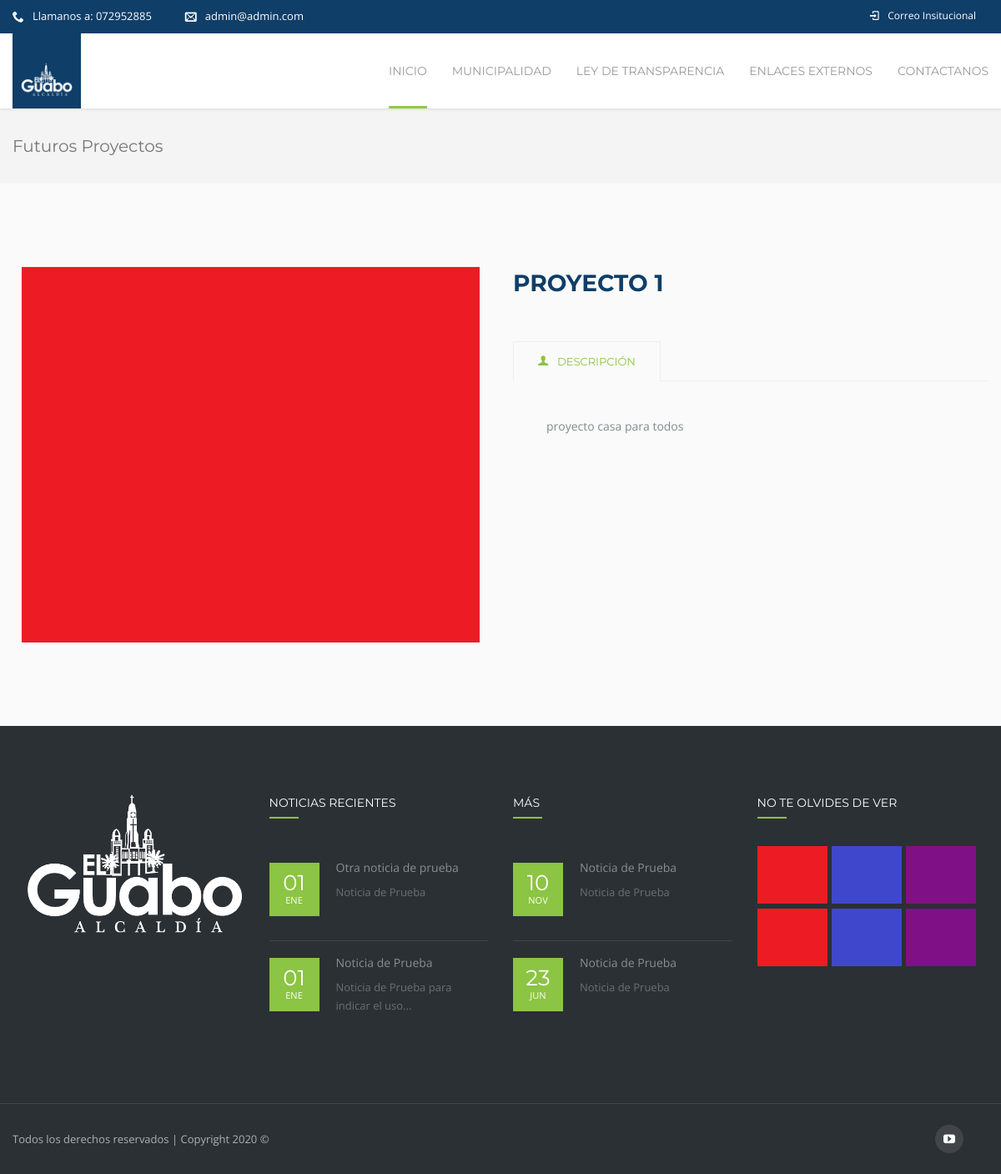
Screenshot of /proyecto/1/ with the database file from the repository.
### Apps/Inicio/models.py (models this page shows)
class Institucion(models.Model):
    nombre= models.CharField(max_length=60)
    logo = models.ImageField(upload_to="logo",null=True,blank=True)
    direccion = models.CharField(max_length=120,null=True,blank=True)
    telefono=models.CharField(max_length=60,null=True,blank=True)
    email = models.EmailField(max_length=150,null=True,blank=True)
    mision =RichTextUploadingField(null=True,blank=True)
    vision= RichTextUploadingField(null=True,blank=True)
    objetivos = RichTextUploadingField(null=True,blank=True)
    facebook=models.CharField(max_length=200,null=True,blank=True)
    twitter=models.CharField(max_length=200,null=True,blank=True)
    google_plus=models.CharField(max_length=200,null=True,blank=True)
    youtube=models.CharField(max_length=200,null=True,blank=True)
    class Meta:
        verbose_name_plural = "1. Institución"

class Proyectos(models.Model):
    imagen = models.ImageField(upload_to='proyectos',help_text="Imagen de 585x480")
    portada =models.ImageField(upload_to='proyectos/portada',null=True,blank=True)
    titulo =models.CharField(max_length=60)
    descripcion =RichTextUploadingField()
    requisitos =RichTextUploadingField(null=True,blank=True)
    fecha_inicio = models.DateField(null=True,blank=True)
    fehca_finalizacion= models.DateField(null=True,blank=True)
    class Meta:
        verbose_name_plural="4. Futuros Proyectos"

class Noticias(models.Model):
    fecha=models.DateTimeField()
    titulo=models.CharField(max_length=200)
    banner = models.ImageField(upload_to="noticias/banner",null=True,blank=True)
    imagen =models.ImageField(upload_to='noticias', help_text="Imagen de 585 x 480")
    descripcion_corta =models.CharField(max_length=160)
    pagina = RichTextUploadingField()
    visitas =models.IntegerField(default=1)
    class Meta:
        verbose_name_plural ="5. Noticias"

### Apps/Inicio/views.py (the view)
# urls.py: path('proyecto/<int:id>/',proyectos_uno),
def proyectos_uno(request,id):
    institucion = Institucion.objects.first()
    contexto = {
        'correo': institucion.email,
        'telefono': institucion.telefono,
        'logo': institucion.logo,
        'institucion':institucion,
        'proyecto':Proyectos.objects.get(id=id),
        'noticias': Noticias.objects.all().order_by('-fecha'),
        'proyectos': Proyectos.objects.all(),
    }
    return render(request,'proyectos.html',contexto)

### templates/proyectos.html (shortened to what this page needs)
{% extends 'home-7.html' %}
{% block contenido %}
           <div class="page-content-wrap">
                <header class="rich-header page-header version1 icon-dark" data-parallax="false" style="">
                    <div class="container nz-clearfix">
                        <h1 style="">Futuros Proyectos</h1>
                    </div>
                </header>
                <div id="nz-content" class='content nz-clearfix padding-false'>
                    <div class='container page-full-width'>
                        <div id="post-3150" class="post-3150 page type-page status-publish hentry">
                            <section class="page-content nz-clearfix">
                            <div class="nz-section horizontal autoheight-false animate-false full-width-false row-with-tabs" data-animation-speed="35000" data-parallax="false" style="background-color:#fafafa;padding-top:100px;padding-bottom:75px;">
                                    <div class="container">
                                        <div class="nz-row">
                                            <div class="col vc_col-sm-6 col6  col-animate-false" style="" data-effect="fade" data-align="left">
                                                <div class="col-inner" style=""><img class="aligncenter size-full wp-image-3089 " src="/media/{{ proyecto.imagen }}" alt="3089" width="549" height="604"></div>
                                            </div>
                                            <div class="col vc_col-sm-6 col6 no-padding col-animate-false" style="" data-effect="fade" data-align="left">
                                                <div class="col-inner" style="">
                                                    <div style="" class="nz-column-text nz-clearfix ">
                                                        <h3 style="font-size: 28px; line-height: 38px; text-align: left;"><span style="color: #0f3e68; font-weight: bold;">{{ proyecto.titulo|upper }}</span></h3>
                                                    </div>
                                                    <div class='gap nz-clearfix' style='height:40px'>&nbsp;</div>
                                                    <div class="nz-tabs  horizontal full-false">
                                                        <div data-target="tab-mission" class="tab"><span class="icon-user7"></span>Descripción</div>
                                                        <div id="tab-mission" class="tab-content" style="padding: 40px">
                                                            <span style="line-height: 28px; font-size: 14px;">
                                                                {{ proyecto.descripcion|safe }}
                                                            </span>
                                                        </div>
                                                    </div>
                                                </div>
                                            </div>
                                        </div>
                                    </div>
                                </div>
                            </section>
                        </div>
                    </div>
                </div>
            </div>
{% endblock %}

### templates/home-7.html (shortened to what this page needs)
<!DOCTYPE html>
<html class="no-js  blank-false " lang="es-EC">
<head>
    <link rel='stylesheet' href='/static/css/settings.css' type='text/css' media='all' />
    <link rel='stylesheet' href='/static/css/style.css' type='text/css' media='all' />
    <link rel='stylesheet' href='/static/css/js_composer.min.css' type='text/css' media='all' />
</head>
<body class="home page page-id-7 page-template page-template-page-vc page-template-page-vc-php wpb-js-composer js-comp-ver-4.11.2 vc_responsive ">
    <div id="gen-wrap">
        <div id="wrap" class="nz-wide">
            <header class="header desk version1 stuck-false top-true sl-false search-true cart-true iversion-dark effect-underline subeffect-ghost fixed-true fiversion-dark">
                <div class="header-top" style="background: #0f3e68;">
                        <div class="container nz-clearfix">
                            <div class="slogan nz-clearfix">
                                <div class="nz-bar"><span class="nz-icon none small icon-phone animate-false"></span><span class="header-top-label">Llamanos
                                </span> a: {{telefono}}</div>
                                <div class="nz-bar"><span class="nz-icon none small icon-envelope animate-false"></span>{{correo}}</div>
                            </div>
                            <nav class="header-top-menu nz-clearfix">
                                <ul class="menu">
                                    <li class="icon-login menu-item"><a href="/"><span class="mi"></span><span class="txt">Correo Insitucional</span></a></li>
                                </ul>
                            </nav>
                        </div>
                    </div>
                <div class="header-content">
                    <div class="header-body">
                        <div class="container nz-clearfix">
                            <div class="logo logo-desk">
                                <a href="/" title="El Guabo" style="background: #0f3e68; padding: 10px">
                                    <img style="max-width:149px;max-height:41px;" src="/media/{{logo}}" alt="Focuson">
                                </a>
                            </div>
                            <nav class="header-menu desk-menu nz-clearfix">
                                <ul id="header-menu" class="menu">
                                    <li class="menu-item current-menu-item menu-item-has-children" data-mm="false" data-mmc="2">
                                        <a href="/"><span class="txt">Inicio</span></a>
                                    </li>
                                    <li class="menu-item menu-item-has-children" data-mm="false" data-mmc="2">
                                        <a href="#"><span class="txt">Municipalidad</span></a>
                                    </li>
                                    <li class="menu-item menu-item-has-children" data-mm="false" data-mmc="2">
                                        <a href="#"><span class="txt">Ley de Transparencia</span></a>
                                    </li>
                                    <li class="menu-item menu-item-has-children"><a href="#"><span class="txt">Enlaces Externos</span></a>
                                    </li>
                                    <li class="menu-item menu-item-has-children" data-mm="false" data-mmc="2">
                                        <a href="/contacto/"><span class="txt">Contactanos</span></a>
                                    </li>
                                </ul>
                            </nav>
                        </div>
                    </div>
                </div>
            </header>
            <div class="page-content-wrap">
            {% block contenido %}{% endblock %}
            {% block footer %}
                <footer class='footer'>
                    <div class="footer-widget-area nz-clearfix">
                        <div class="container">
                            <aside class="footer-widget-area widget-area nz-clearfix">
                                <div id="text-2" class="widget widget_text">
                                    <div class="textwidget"><img src="/media/{{ logo }}" alt="Focuson">
                                        <div class="gap nz-clearfix" style="height:35px">&nbsp;</div>
                                        <div class="gap nz-clearfix" style="height:25px">&nbsp;</div></div>
                                </div>
                                <div id="nz-recent-posts-2" class="widget widget_nz_recent_entries">
                                    <h6 class="widget_title">Noticias Recientes</h6>
                                    <ul>
                                        {% for noticia in noticias %}
                                            {% if forloop.counter <= 2 %}
                                                <li class="post">
                                                    <div class="post-date-custom"><span>{{noticia.fecha|date:"d"}}</span><span>{{noticia.fecha|date:"M"}}</span></div>
                                                    <div class="post-body">
                                                        <a class="post-title" href="/noticias_/{{ noticia.id }}/{{noticia.fecha|date:"m"}}">{{noticia.titulo}}</a>
                                                        <div class="widget-post-category">{{ noticia.descripcion_corta|truncatechars:40 }}</div>
                                                    </div>
                                                </li>
                                            {% endif %}
                                        {% endfor %}
                                    </ul>
                                </div>
                                <div id="nz-recent-posts-2" class="widget widget_nz_recent_entries">
                                <h6 class="widget_title"> Más</h6>
                                    <ul>
                                        {% for noticia in noticias %}
                                            {% if forloop.counter > 2 and forloop.counter <= 4 %}
                                                <li class="post">
                                                    <div class="post-date-custom"><span>{{noticia.fecha|date:"d"}}</span><span>{{noticia.fecha|date:"M"}}</span></div>
                                                    <div class="post-body">
                                                        <a class="post-title" href="/noticias_/{{ noticia.id }}/{{noticia.fecha|date:"m"}}">{{noticia.titulo}}</a>
                                                        <div class="widget-post-category">{{ noticia.descripcion_corta|truncatechars:40 }}</div>
                                                    </div>
                                                </li>
                                            {% endif %}
                                        {% endfor %}
                                    </ul>
                                </div>
                                <div id="mailchimp-4" class="widget widget_mailchimp">
                                    <h6 class="widget_title">No te olvides de ver</h6>
                                    <div class="recent-projects nz-clearfix">
                                        {% for proyecto in proyectos %}
                                        <div class="post nz-clearfix">
                                            <a href="/proyecto/{{proyecto.id}}" title="Jurong Hub">
                                                <div class="nz-thumbnail">
                                                </div>
                                            </a>
                                        </div>
                                        {% endfor %}
                                    </div>
                                </div>
                            </aside>
                        </div>
                    </div>
                    <div class="footer-info-area nz-clearfix">
                        <div class="container">
                            <div class="footer-copyright nz-clearfix">
                                Todos los derechos reservados | Copyright 2020 ©
                            </div>
                            <div class="social-links">
                                {% if institucion.youtube %}
                                <a class="icon-youtube" href="{{ institucion.youtube }}" title="youtube" target="_blank"></a>
                                {% endif %}
                            </div>
                        </div>
                    </div>
                </footer>
            {% endblock %}
            </div>
        </div>
    </div>
</body>
</html>

### static/css/header-im.css (style rules this page uses)
.icon-login>a>.mi:before { content:"\e8b9"; }

### rows the page displays
Institucion: telefono "072952885", email "admin@admin.com", logo (picture)
Proyectos: imagen (picture), titulo "PROYECTO 1", descripcion "proyecto casa para todos"
Noticias: fecha "01", fecha "ENE", titulo "Otra noticia de prueba", descripcion_corta "Noticia de Prueba"
Noticias: fecha "01", fecha "ENE", titulo "Noticia de Prueba", descripcion_corta "Noticia de Prueba para indicar el uso..."
Noticias: fecha "10", fecha "NOV", titulo "Noticia de Prueba", descripcion_corta "Noticia de Prueba"
Noticias: fecha "23", fecha "JUN", titulo "Noticia de Prueba", descripcion_corta "Noticia de Prueba"
